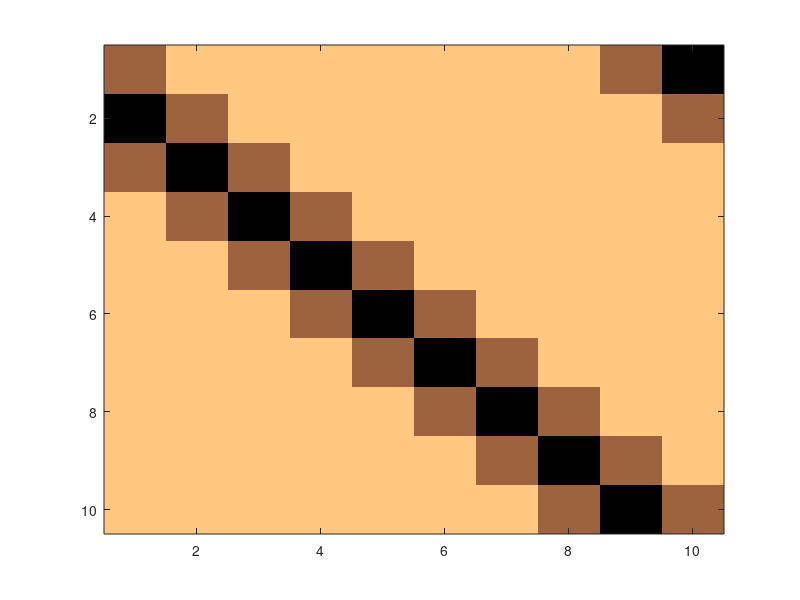

Reproduce this figure in MATLAB.
function  Assignment6_harel_wilner_305571986

Delta=[1 0 0 0 0 0 0 0 0 0];
y= [1 2 1 0 0 0 0 0 0 0];
h=zeros(length(y),length(y))
%% b
%matrix H
for ii=1:length(y)
   h(:,ii)=circshift(y',ii-1)
   
end
figure
imagesc(h)
colormap(flipud(copper))

%% f
x=[0 -1 -2 3 4 3 4 1 2 0 ]';
ansD=h*x

%% g
ansG=cconv(x,h(:,2),10)

end
